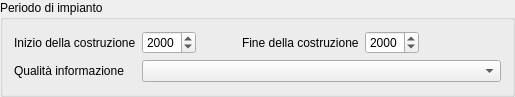
<?xml version="1.0" encoding="UTF-8"?>
<ui version="4.0">
 <class>GroupBox</class>
 <widget class="QGroupBox" name="GroupBox">
  <property name="geometry">
   <rect>
    <x>0</x>
    <y>0</y>
    <width>515</width>
    <height>97</height>
   </rect>
  </property>
  <property name="windowTitle">
   <string>GroupBox</string>
  </property>
  <property name="title">
   <string>Periodo di impianto</string>
  </property>
  <layout class="QGridLayout" name="gridLayout">
   <item row="0" column="0">
    <widget class="QLabel" name="label_7">
     <property name="text">
      <string>Inizio della costruzione</string>
     </property>
    </widget>
   </item>
   <item row="0" column="1">
    <widget class="QDateEdit" name="INIZIO_EPOCA_COSTRUTTIVA">
     <property name="displayFormat">
      <string>yyyy</string>
     </property>
    </widget>
   </item>
   <item row="0" column="2">
    <widget class="QLabel" name="label_8">
     <property name="text">
      <string>Fine della costruzione</string>
     </property>
     <property name="indent">
      <number>40</number>
     </property>
    </widget>
   </item>
   <item row="0" column="3">
    <widget class="QDateEdit" name="FINE_EPOCA_COSTRUTTIVA">
     <property name="displayFormat">
      <string>yyyy</string>
     </property>
    </widget>
   </item>
   <item row="0" column="4">
    <spacer name="horizontalSpacer">
     <property name="orientation">
      <enum>Qt::Horizontal</enum>
     </property>
     <property name="sizeType">
      <enum>QSizePolicy::Expanding</enum>
     </property>
     <property name="sizeHint" stdset="0">
      <size>
       <width>33</width>
       <height>23</height>
      </size>
     </property>
    </spacer>
   </item>
   <item row="1" column="1" colspan="4">
    <widget class="QComboBox" name="ZZ_QUALITA_INFORMAZIONE_EPOCA_COSTRUTTIVAID">
     <property name="sizePolicy">
      <sizepolicy hsizetype="Expanding" vsizetype="Fixed">
       <horstretch>0</horstretch>
       <verstretch>0</verstretch>
      </sizepolicy>
     </property>
     <property name="sizeAdjustPolicy">
      <enum>QComboBox::AdjustToMinimumContentsLength</enum>
     </property>
    </widget>
   </item>
   <item row="1" column="0">
    <widget class="QLabel" name="label">
     <property name="text">
      <string>Qualità informazione</string>
     </property>
    </widget>
   </item>
  </layout>
 </widget>
 <resources/>
 <connections/>
</ui>
